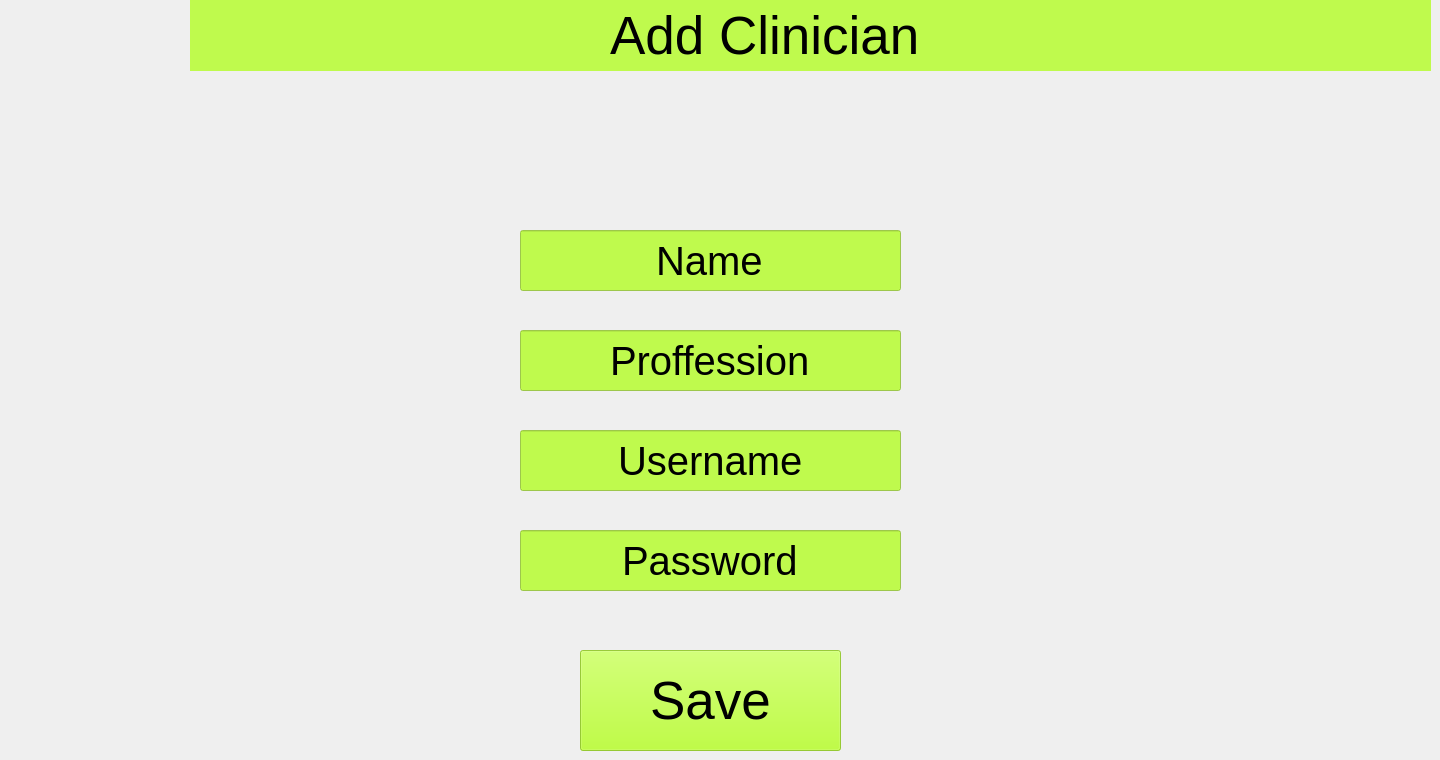
      <widget class="QWidget" name="page_69">
       <widget class="QLabel" name="label_183">
        <property name="geometry">
         <rect>
          <x>190</x>
          <y>0</y>
          <width>1241</width>
          <height>71</height>
         </rect>
        </property>
        <property name="styleSheet">
         <string notr="true">background-color: rgba(172, 255, 10, 180);</string>
        </property>
        <property name="text">
         <string/>
        </property>
       </widget>
       <widget class="QLabel" name="label_184">
        <property name="geometry">
         <rect>
          <x>0</x>
          <y>0</y>
          <width>211</width>
          <height>171</height>
         </rect>
        </property>
        <property name="text">
         <string/>
        </property>
        <property name="pixmap">
         <pixmap>../../../../../RTR logo 2.png</pixmap>
        </property>
       </widget>
       <widget class="QLabel" name="label_185">
        <property name="geometry">
         <rect>
          <x>610</x>
          <y>-20</y>
          <width>461</width>
          <height>111</height>
         </rect>
        </property>
        <property name="font">
         <font>
          <pointsize>40</pointsize>
         </font>
        </property>
        <property name="text">
         <string>Add Clinician</string>
        </property>
       </widget>
       <widget class="QLineEdit" name="lineEdit_99">
        <property name="geometry">
         <rect>
          <x>520</x>
          <y>230</y>
          <width>381</width>
          <height>61</height>
         </rect>
        </property>
        <property name="font">
         <font>
          <pointsize>30</pointsize>
         </font>
        </property>
        <property name="styleSheet">
         <string notr="true">background-color: rgba(172, 255, 10, 180);</string>
        </property>
        <property name="text">
         <string>Name</string>
        </property>
        <property name="alignment">
         <set>Qt::AlignCenter</set>
        </property>
       </widget>
       <widget class="QLineEdit" name="lineEdit_100">
        <property name="geometry">
         <rect>
          <x>520</x>
          <y>330</y>
          <width>381</width>
          <height>61</height>
         </rect>
        </property>
        <property name="font">
         <font>
          <pointsize>30</pointsize>
         </font>
        </property>
        <property name="styleSheet">
         <string notr="true">background-color: rgba(172, 255, 10, 180);</string>
        </property>
        <property name="text">
         <string>Proffession</string>
        </property>
        <property name="alignment">
         <set>Qt::AlignCenter</set>
        </property>
       </widget>
       <widget class="QLineEdit" name="lineEdit_101">
        <property name="geometry">
         <rect>
          <x>520</x>
          <y>430</y>
          <width>381</width>
          <height>61</height>
         </rect>
        </property>
        <property name="font">
         <font>
          <pointsize>30</pointsize>
         </font>
        </property>
        <property name="styleSheet">
         <string notr="true">background-color: rgba(172, 255, 10, 180);</string>
        </property>
        <property name="text">
         <string>Username</string>
        </property>
        <property name="alignment">
         <set>Qt::AlignCenter</set>
        </property>
       </widget>
       <widget class="QLineEdit" name="lineEdit_102">
        <property name="geometry">
         <rect>
          <x>520</x>
          <y>530</y>
          <width>381</width>
          <height>61</height>
         </rect>
        </property>
        <property name="font">
         <font>
          <pointsize>30</pointsize>
         </font>
        </property>
        <property name="styleSheet">
         <string notr="true">background-color: rgba(172, 255, 10, 180);</string>
        </property>
        <property name="text">
         <string>Password</string>
        </property>
        <property name="alignment">
         <set>Qt::AlignCenter</set>
        </property>
       </widget>
       <widget class="QPushButton" name="pushButton_90">
        <property name="geometry">
         <rect>
          <x>580</x>
          <y>650</y>
          <width>261</width>
          <height>101</height>
         </rect>
        </property>
        <property name="font">
         <font>
          <pointsize>40</pointsize>
         </font>
        </property>
        <property name="styleSheet">
         <string notr="true">background-color: rgba(172, 255, 10, 180);</string>
        </property>
        <property name="text">
         <string>Save</string>
        </property>
       </widget>
      </widget>
